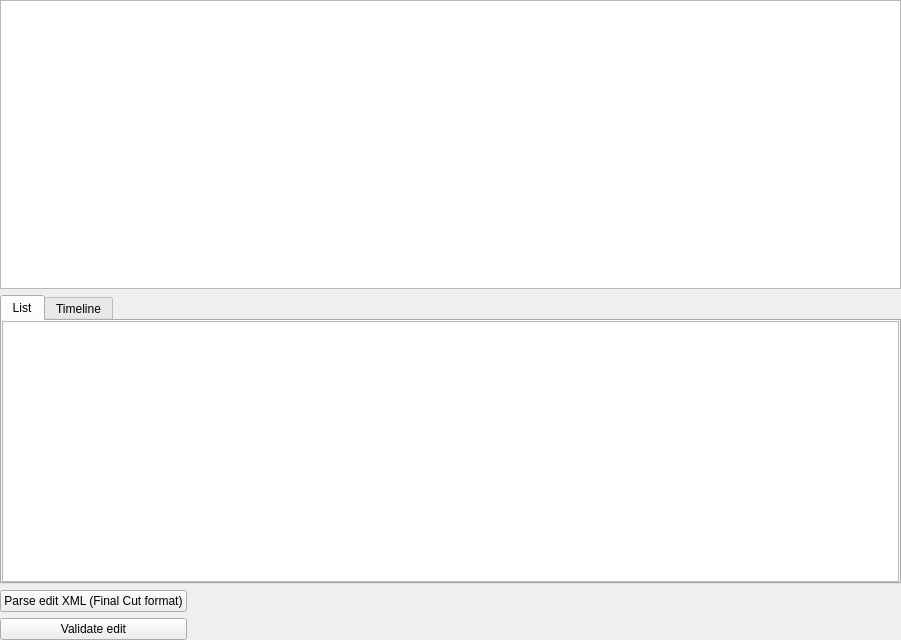
<?xml version="1.0" encoding="UTF-8"?>
<ui version="4.0">
 <class>Form</class>
 <widget class="QWidget" name="Form">
  <property name="geometry">
   <rect>
    <x>0</x>
    <y>0</y>
    <width>901</width>
    <height>640</height>
   </rect>
  </property>
  <property name="sizePolicy">
   <sizepolicy hsizetype="Expanding" vsizetype="Expanding">
    <horstretch>0</horstretch>
    <verstretch>0</verstretch>
   </sizepolicy>
  </property>
  <property name="windowTitle">
   <string>Form</string>
  </property>
  <layout class="QGridLayout" name="gridLayout">
   <property name="margin">
    <number>0</number>
   </property>
   <item row="0" column="0" colspan="3">
    <widget class="QListWidget" name="shotList">
     <property name="focusPolicy">
      <enum>Qt::NoFocus</enum>
     </property>
     <property name="alternatingRowColors">
      <bool>false</bool>
     </property>
     <property name="selectionMode">
      <enum>QAbstractItemView::NoSelection</enum>
     </property>
     <property name="iconSize">
      <size>
       <width>100</width>
       <height>100</height>
      </size>
     </property>
     <property name="textElideMode">
      <enum>Qt::ElideMiddle</enum>
     </property>
     <property name="verticalScrollMode">
      <enum>QAbstractItemView::ScrollPerPixel</enum>
     </property>
     <property name="horizontalScrollMode">
      <enum>QAbstractItemView::ScrollPerPixel</enum>
     </property>
     <property name="sortingEnabled">
      <bool>true</bool>
     </property>
    </widget>
   </item>
   <item row="1" column="0" colspan="3">
    <widget class="QTabWidget" name="topTabs">
     <property name="currentIndex">
      <number>0</number>
     </property>
     <widget class="QWidget" name="tab">
      <attribute name="title">
       <string>List</string>
      </attribute>
      <layout class="QGridLayout" name="gridLayout_2">
       <property name="margin">
        <number>0</number>
       </property>
       <property name="spacing">
        <number>0</number>
       </property>
       <item row="0" column="0">
        <widget class="QTreeWidget" name="shotTree">
         <property name="alternatingRowColors">
          <bool>false</bool>
         </property>
         <property name="sortingEnabled">
          <bool>true</bool>
         </property>
         <attribute name="headerVisible">
          <bool>false</bool>
         </attribute>
         <attribute name="headerCascadingSectionResizes">
          <bool>false</bool>
         </attribute>
         <column>
          <property name="text">
           <string notr="true">1</string>
          </property>
         </column>
        </widget>
       </item>
      </layout>
     </widget>
     <widget class="QWidget" name="tab_2">
      <attribute name="title">
       <string>Timeline</string>
      </attribute>
      <layout class="QGridLayout" name="gridLayout_3">
       <property name="margin">
        <number>0</number>
       </property>
       <property name="spacing">
        <number>0</number>
       </property>
       <item row="0" column="0">
        <widget class="QListWidget" name="timelineList">
         <property name="maximumSize">
          <size>
           <width>16777215</width>
           <height>150</height>
          </size>
         </property>
         <property name="layoutDirection">
          <enum>Qt::LeftToRight</enum>
         </property>
         <property name="verticalScrollBarPolicy">
          <enum>Qt::ScrollBarAlwaysOff</enum>
         </property>
         <property name="dragDropMode">
          <enum>QAbstractItemView::InternalMove</enum>
         </property>
         <property name="movement">
          <enum>QListView::Snap</enum>
         </property>
         <property name="flow">
          <enum>QListView::LeftToRight</enum>
         </property>
         <property name="isWrapping" stdset="0">
          <bool>false</bool>
         </property>
         <property name="resizeMode">
          <enum>QListView::Adjust</enum>
         </property>
         <property name="layoutMode">
          <enum>QListView::SinglePass</enum>
         </property>
         <property name="viewMode">
          <enum>QListView::ListMode</enum>
         </property>
         <property name="selectionRectVisible">
          <bool>false</bool>
         </property>
         <property name="sortingEnabled">
          <bool>true</bool>
         </property>
        </widget>
       </item>
       <item row="2" column="0">
        <spacer name="verticalSpacer">
         <property name="orientation">
          <enum>Qt::Vertical</enum>
         </property>
         <property name="sizeHint" stdset="0">
          <size>
           <width>20</width>
           <height>40</height>
          </size>
         </property>
        </spacer>
       </item>
       <item row="1" column="0">
        <widget class="QSlider" name="zoomSlider">
         <property name="maximumSize">
          <size>
           <width>100</width>
           <height>16777215</height>
          </size>
         </property>
         <property name="minimum">
          <number>-99</number>
         </property>
         <property name="orientation">
          <enum>Qt::Horizontal</enum>
         </property>
        </widget>
       </item>
      </layout>
     </widget>
    </widget>
   </item>
   <item row="4" column="0">
    <widget class="QPushButton" name="validateEditButton">
     <property name="text">
      <string>Validate edit</string>
     </property>
    </widget>
   </item>
   <item row="4" column="1">
    <spacer name="horizontalSpacer_2">
     <property name="orientation">
      <enum>Qt::Horizontal</enum>
     </property>
     <property name="sizeHint" stdset="0">
      <size>
       <width>720</width>
       <height>20</height>
      </size>
     </property>
    </spacer>
   </item>
   <item row="2" column="1">
    <spacer name="horizontalSpacer">
     <property name="orientation">
      <enum>Qt::Horizontal</enum>
     </property>
     <property name="sizeHint" stdset="0">
      <size>
       <width>395</width>
       <height>20</height>
      </size>
     </property>
    </spacer>
   </item>
   <item row="2" column="0">
    <widget class="QPushButton" name="parseXmlButton">
     <property name="text">
      <string>Parse edit XML (Final Cut format)</string>
     </property>
    </widget>
   </item>
  </layout>
  <zorder>validateEditButton</zorder>
  <zorder>validateEditButton</zorder>
  <zorder>topTabs</zorder>
  <zorder>parseXmlButton</zorder>
  <zorder>shotList</zorder>
  <zorder>horizontalSpacer_2</zorder>
  <zorder>horizontalSpacer</zorder>
 </widget>
 <resources/>
 <connections/>
</ui>
